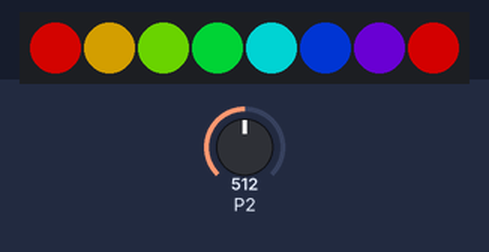
A program run on a simulated BBC micro:bit (MakeCode). Parts: 8 RGB LEDs in strip order, left to right. Inputs (shaded band) come from the test bench; at power-on: P2 = 512 (analog values on the 0–1023 scale). Dim RGB values are drawn brighter than linear.

Above: at 0.06 s.
At 0.66 s:
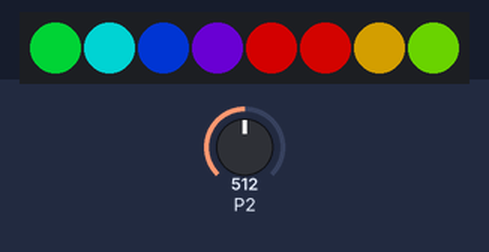
At 1.26 s:
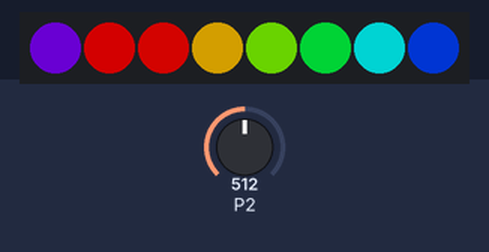
Timing chart, 0 to 40.0 s (numbered marks = the images above):
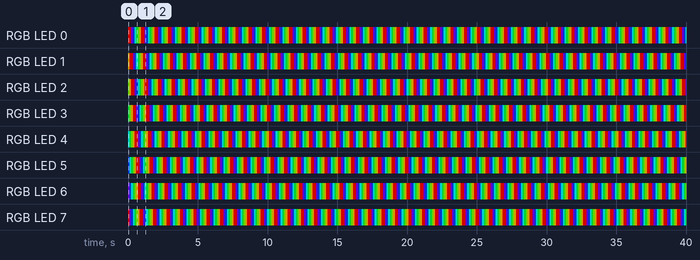

The program:

main.ts
```typescript
let strip = neopixel.create(DigitalPin.P1, 8, NeoPixelMode.RGB)
strip.showRainbow(1, 360)
basic.forever(function () {
    if (512 < pins.analogReadPin(AnalogPin.P2)) {
        strip.show()
        strip.rotate(-1)
        basic.pause(100)
    } else {
        strip.show()
        strip.rotate(1)
        basic.pause(100)
    }
})
```

test.ts
```typescript
// 테스트는 여기로 이동합니다; 이 패키지가 확장으로 사용될 때 컴파일되지 않을 것 입니다.
```

Measured:
- by itself, RGB LED 0: repeats every 0.96 s: RGB(127, 0, 0) 0.12 s, RGB(63, 0, 127) 0.12 s, RGB(0, 32, 127) 0.12 s, RGB(0, 127, 127) 0.12 s, RGB(0, 127, 32) 0.12 s, RGB(63, 127, 0) 0.12 s, RGB(127, 95, 0) 0.12 s, RGB(127, 2, 0) 0.12 s
- by itself, RGB LED 1: repeats every 0.96 s: RGB(127, 2, 0) 0.12 s, RGB(127, 0, 0) 0.12 s, RGB(63, 0, 127) 0.12 s, RGB(0, 32, 127) 0.12 s, RGB(0, 127, 127) 0.12 s, RGB(0, 127, 32) 0.12 s, RGB(63, 127, 0) 0.12 s, RGB(127, 95, 0) 0.12 s
- by itself, everything shown: repeats every 0.96 s, in 8 steps
